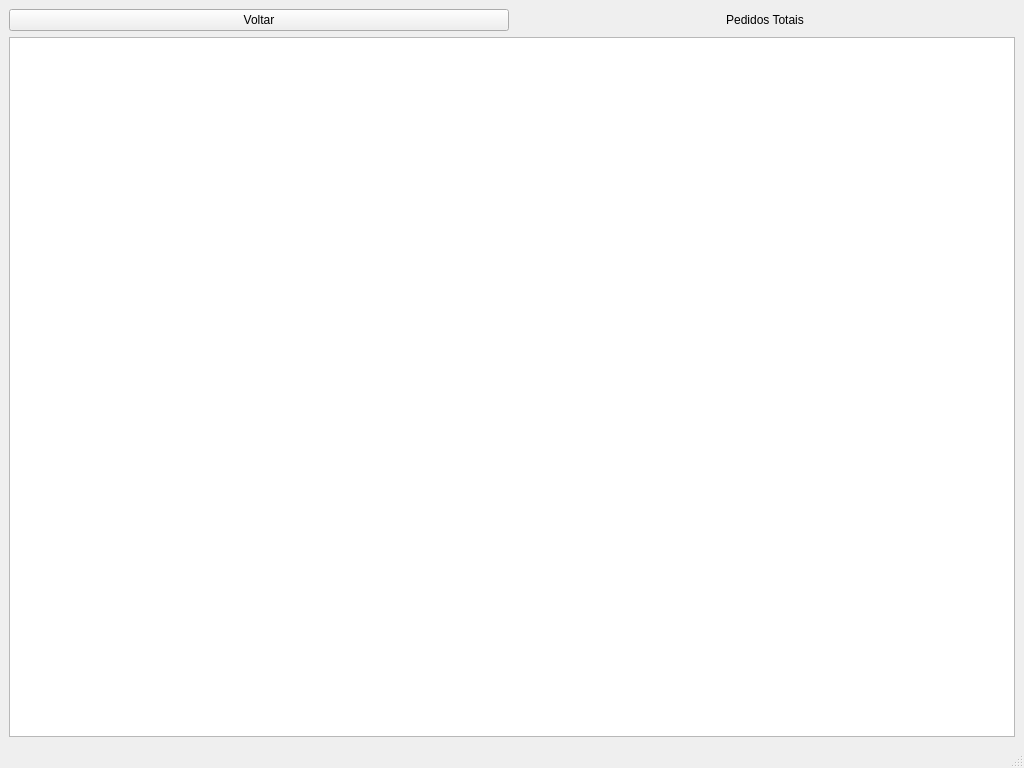
<?xml version="1.0" encoding="UTF-8"?>
<ui version="4.0">
 <class>pedidos_gerente</class>
 <widget class="QMainWindow" name="pedidos_gerente">
  <property name="geometry">
   <rect>
    <x>0</x>
    <y>0</y>
    <width>1024</width>
    <height>768</height>
   </rect>
  </property>
  <property name="minimumSize">
   <size>
    <width>1024</width>
    <height>768</height>
   </size>
  </property>
  <property name="windowTitle">
   <string>MainWindow</string>
  </property>
  <widget class="QWidget" name="centralwidget">
   <layout class="QGridLayout" name="gridLayout">
    <item row="0" column="0">
     <widget class="QPushButton" name="b_voltar">
      <property name="styleSheet">
       <string notr="true">font: 10pt &quot;Georgia&quot;;</string>
      </property>
      <property name="text">
       <string>Voltar</string>
      </property>
     </widget>
    </item>
    <item row="0" column="1">
     <widget class="QLabel" name="label">
      <property name="styleSheet">
       <string notr="true">color: rgb(0, 0, 0);
font: italic 16pt &quot;Georgia&quot;;</string>
      </property>
      <property name="text">
       <string>Pedidos Totais</string>
      </property>
      <property name="alignment">
       <set>Qt::AlignCenter</set>
      </property>
     </widget>
    </item>
    <item row="1" column="0" colspan="2">
     <widget class="QTableView" name="pedidos_table">
      <property name="styleSheet">
       <string notr="true">font: 10pt &quot;Georgia&quot;;</string>
      </property>
     </widget>
    </item>
   </layout>
  </widget>
  <widget class="QMenuBar" name="menubar">
   <property name="geometry">
    <rect>
     <x>0</x>
     <y>0</y>
     <width>1024</width>
     <height>25</height>
    </rect>
   </property>
  </widget>
  <widget class="QStatusBar" name="statusbar"/>
 </widget>
 <resources/>
 <connections>
  <connection>
   <sender>b_voltar</sender>
   <signal>clicked()</signal>
   <receiver>pedidos_gerente</receiver>
   <slot>close()</slot>
   <hints>
    <hint type="sourcelabel">
     <x>250</x>
     <y>50</y>
    </hint>
    <hint type="destinationlabel">
     <x>536</x>
     <y>29</y>
    </hint>
   </hints>
  </connection>
 </connections>
</ui>
